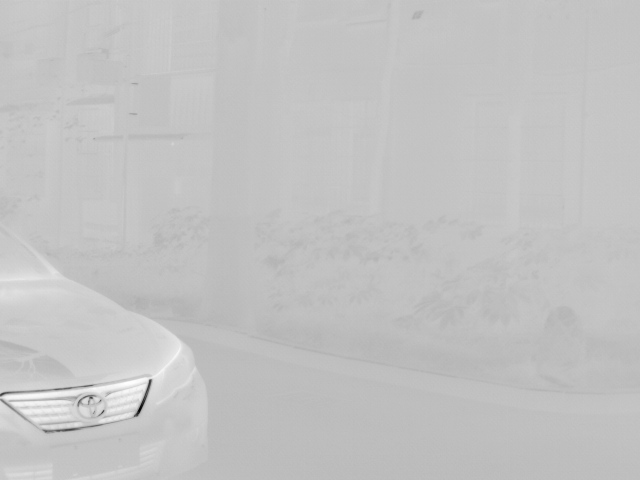
%> input picture img/36.png, 640 x 480 px
$ octave calculate_score.m   (GNU Octave 9; MATLAB toolbox functions it lacks are replaced by stand-ins)
%> lines starting %> are read from the running program, lines starting %| are printed output that depends on the picture
close all;
clc;

img = imread(['36' ...
    '.png']);
%> img is the input picture: size 480x640 uint8; min 0, max 255, mean 194.3

if size(img,3) == 3
    img = rgb2gray(img);
end

a = im2double(img);

figure;
imshow(a);

[w, h] = size(img);
%> w = 480; h = 640
tic
[U,E,V] = svd(a);

Ei = E;
% % calculate score
% sum = 0;
% for i = 1:30
%     sum = sum + E(i,i);
% end
%
% score = E(1, 1)/(sum);
%
%
% % zero image
E(1, 1) = 0;
% [13 lines of commented-out code are left out]
mean_val = 0;
for i = 1:(min(w, h))
    mean_val = mean_val + E(i,i);
end
%> this loop made 480 passes
%> mean_val on passes 1 to 3: 0, 6.83, 13.11
%> after the loop, mean_val = 107.1
mean_val = mean_val/w;
%> mean_val = 0.223

% rebuild eigen matrix
for i = 1:min(w, h)
    E(i,i) = mean_val + (w-i+1);
end
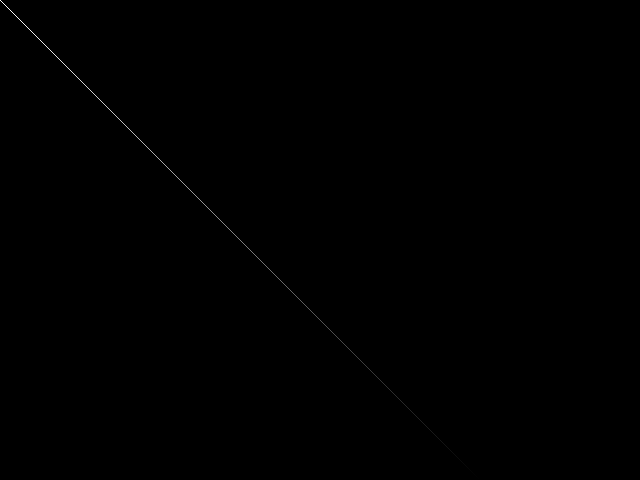
%> E: size 480x640 double; min 0, max 480.2, mean 0.4; drawn with min black and max white


mi = U*E*V';
mi2 = mi + 100;
% [4 lines of commented-out code are left out]

%> (the run ends here)
